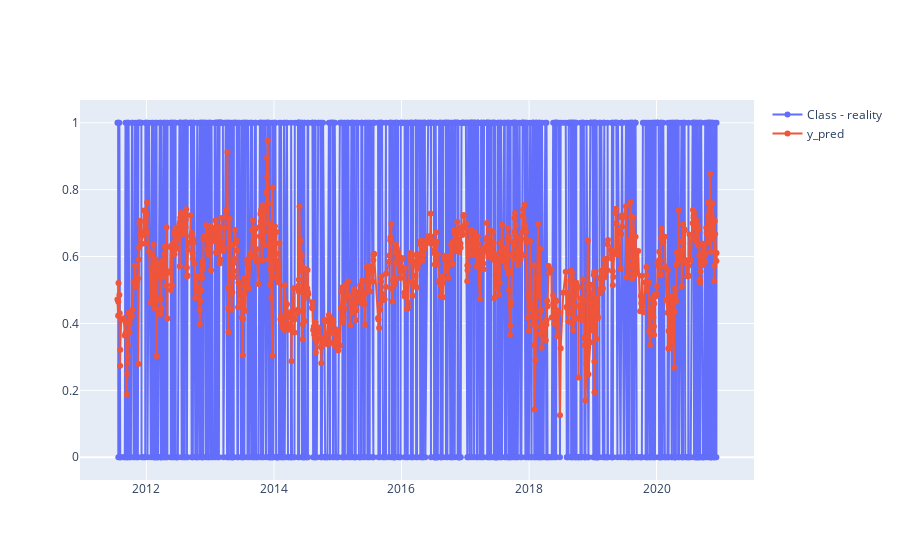

Here is the notebook cell this chart was saved with:
### Code cell
import plotly.graph_objects as go

# Create traces
fig = go.Figure()
fig.add_trace(go.Scatter(x=df_y_test.index, y=df_y_test['Class'],
                    mode='lines+markers',
                    name='Class - reality'))
fig.add_trace(go.Scatter(x=df_y_test.index, y=df_y_test['y_pred_prob'],
                    mode='lines+markers',
                    name='y_pred'))
fig.show()

### Figure 1 — Plotly figure (JSON) as saved in the notebook; plotly's stock layout.template omitted (floating-point values rounded to 4 significant figures; data arrays with more than 128 entries replaced by an {"elided": "..."} marker saying what was removed)
{"data": [{"mode": "lines+markers", "name": "Class - reality", "type": "scatter", "x": {"elided": "1032 str values"}, "y": {"elided": "1032 int values"}}, {"mode": "lines+markers", "name": "y_pred", "type": "scatter", "x": {"elided": "1032 str values"}, "y": {"elided": "1032 float values"}}], "layout": {}}
